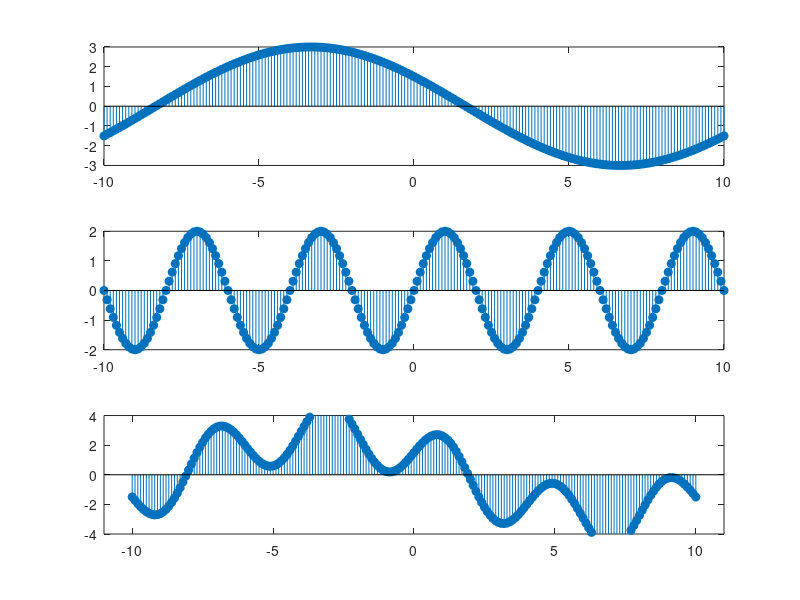

This figure's MATLAB source:
n=[-10:0.1:10]
x1=3*cos(0.1*pi*n+pi/3)
subplot(3,1,1)
stem(n,x1,'filled')
x2=2*sin(0.5*pi*n)
x=x1+x2;
subplot(3,1,2)
stem(n,x2,'filled')
subplot(3,1,3)
stem(n,x,'filled')
xlim([-11,11])
ylim([-4 4])